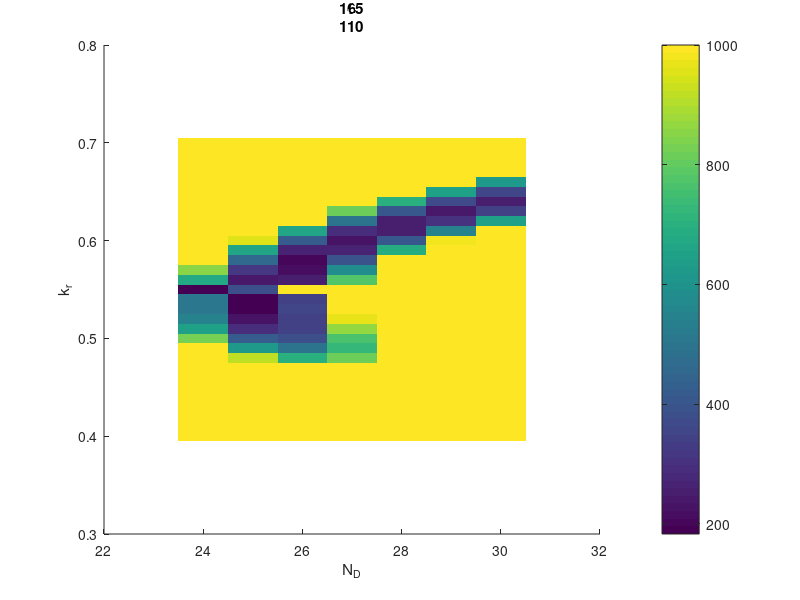
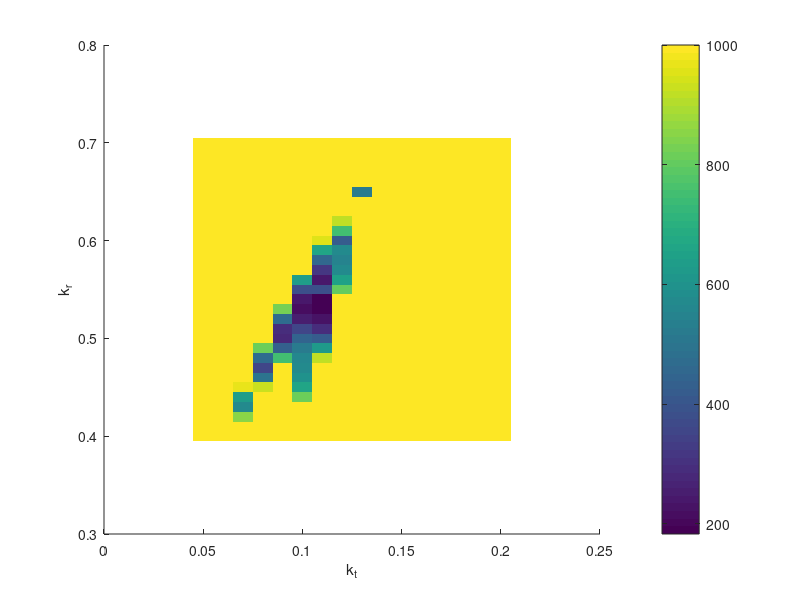

MATLAB code for these plots, in order: (Note: this script raises an error after producing the figures.)
%least squares but with theory
cts=[0,2,5];
Ls=24:30; %Nd
kts=.05:.01:.2; %k_T in paper
kss=.4:.01:.7; %k_r in paper
x0s=1; %start
lstsqrsm=zeros(length(kss),length(kts),length(Ls),length(x0s));
for w=1:length(x0s)
    x0=x0s(w);
    for z=1:length(Ls)
        L=Ls(z);
        for x=1:length(kts)
            kt=kts(x);
            for y=1:length(kss)
                ks=kss(y);
                kT=kt.*cts;
                pt= kT./(kT+ks);
                ps= ks./(kT+ks);
                r=pt./ps;
                one_vec=ones(size(cts));
                k=ones(size(cts)).*x0;
                n=ones(size(cts)).*L;
                tstep=zeros(size(cts));
                %syms j
                for a=1:length(kT)
                    tstep(a)=1/(ks+kT(a));
                end

                C5=tstep.*(((r+one_vec)./(r-one_vec)).*(((r.^n+one_vec)./(r.^n-one_vec)).*n-((r.^k+one_vec)./(r.^k-one_vec)).*k));
                for i=1:length(kT)
                    if kT(i)==ks
                        C5(i)=(L^2-x0^2)/3;
                    end
                end
                data=[32.3,9.2; %0: mean, std 
                      75.4,30.8; %2: mean, std 
                      193.8,101.5]; %5: mean, std 
                lstsqrm=sum(((data(:,1))'-C5).^2);
                lstsqrsm(y,x,z,w)=lstsqrm;
            end
        end
    end
end
% plot heatmaps of values
kt_ind=7; %index for value of kt you want to plot wiht
figure
lstsqrsm(isnan(lstsqrsm))=1000;
lstsqrsm(lstsqrsm>1000)=1000;
imagesc('XData',Ls,'YData',kss,'CData',squeeze(lstsqrsm(:,kt_ind,:,1)));

colorbar
xlabel('N_D')
ylabel('k_r')
title("k_t="+num2str(kts(kt_ind)))
%%
Lind=2; %index for value of Nd you want to plot with
figure
imagesc('XData',kts,'YData',kss,'CData',squeeze(lstsqrsm(:,:,Lind,1)));
colorbar
xlabel('k_t')
ylabel('k_r')
title("N_D="+num2str(Ls(Lind)))

